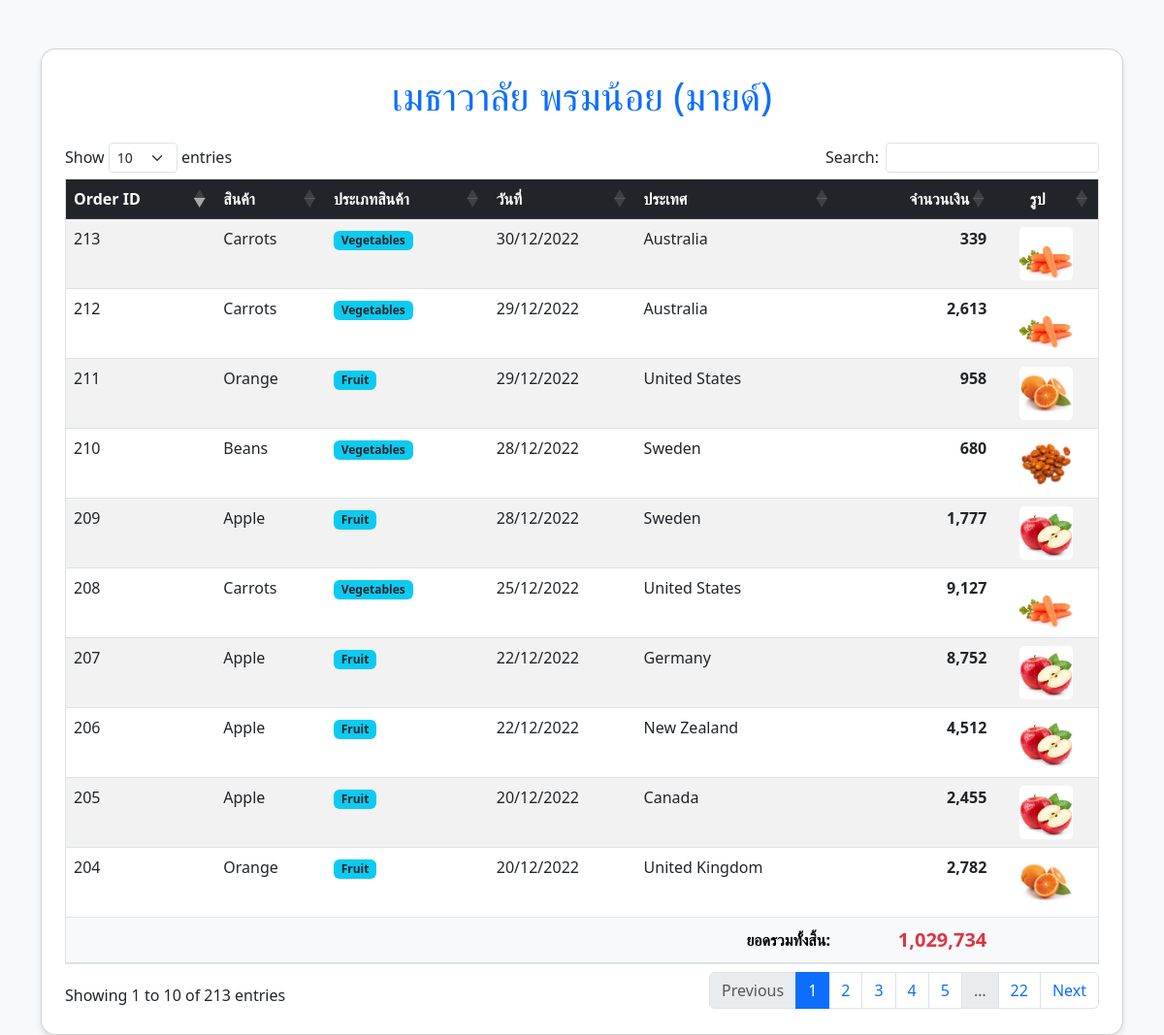
Screenshot of /c.php with the database file from the repository.
### tables this page shows
CREATE TABLE `popsupermarket` (
  `p_order_id` int(11) NOT NULL,
  `p_product_name` varchar(100) NOT NULL,
  `p_category` varchar(100) NOT NULL,
  `p_date` date NOT NULL,
  `p_country` varchar(100) NOT NULL,
  `p_amount` int(9) NOT NULL
);

### c.php (the view, shortened to what this page needs)
<!doctype html>
<html lang="th">
<head>
    <link href="https://cdn.jsdelivr.net/npm/bootstrap@5.3.0/dist/css/bootstrap.min.css" rel="stylesheet">
    <link href="https://cdn.datatables.net/1.13.6/css/dataTables.bootstrap5.min.css" rel="stylesheet">
</head>
<body>
<div class="container">
    <div class="card p-4">
        <h1 class="text-center mb-4 text-primary">เมธาวาลัย พรมน้อย (มายด์)</h1>
        <div class="table-responsive">
            <table id="myTable" class="table table-striped table-hover border">
                <thead class="table-dark">
                    <tr>
                        <th>Order ID</th>
                        <th>สินค้า</th>
                        <th>ประเภทสินค้า</th>
                        <th>วันที่</th>
                        <th>ประเทศ</th>
                        <th class="text-end">จำนวนเงิน</th>
                        <th class="text-center">รูป</th>
                    </tr>
                </thead>
                <tbody>
                <?php
                    include_once("connectdb.php");
                    $sql = "SELECT * FROM `popsupermarket` ORDER BY p_order_id DESC";
                    $rs = mysqli_query($conn, $sql);
                    $total = 0;
                    while ($data = mysqli_fetch_array($rs)){
                        $total += $data['p_amount'];
                ?>
                <tr>
                    <td><?php echo $data['p_order_id'];?></td>
                    <td><?php echo $data['p_product_name'];?></td>
                    <td><span class="badge bg-info text-dark"><?php echo $data['p_category'];?></span></td>
                    <td><?php echo date('d/m/Y', strtotime($data['p_date']));?></td>
                    <td><?php echo $data['p_country'];?></td>
                    <td align="right" class="fw-bold"><?php echo number_format($data['p_amount'], 0);?></td>
                    <td align="center">
                        <img src="<?php echo $data['p_product_name'];?>.jpg"
                             width="55" height="55"
                             alt="product"
                             onerror="this.src='https://via.placeholder.com/55?text=No+Img'">
                    </td>
                </tr>
                <?php } ?>
                </tbody>
                <tfoot class="table-light">
                    <tr>
                        <th colspan="5" class="text-end">ยอดรวมทั้งสิ้น:</th>
                        <th class="text-end text-danger fs-5"><?php echo number_format($total, 0);?></th>
                        <th></th>
                    </tr>
                </tfoot>
            </table>
        </div>
    </div>
</div>
</body>
</html>

### c.php (style rules this page uses)
body { background-color: #f8f9fa; padding-top: 50px; }
.card { border-radius: 15px; box-shadow: 0 4px 6px rgba(0,0,0,0.1); }
.table img { border-radius: 5px; object-fit: cover; }

### rows the page displays
popsupermarket: p_order_id "213", p_product_name "Carrots", p_category "Vegetables", p_date "30/12/2022", p_country "Australia", p_amount "339", p_product_name (picture)
popsupermarket: p_order_id "212", p_product_name "Carrots", p_category "Vegetables", p_date "29/12/2022", p_country "Australia", p_amount "2,613", p_product_name (picture)
popsupermarket: p_order_id "211", p_product_name "Orange", p_category "Fruit", p_date "29/12/2022", p_country "United States", p_amount "958", p_product_name (picture)
popsupermarket: p_order_id "210", p_product_name "Beans", p_category "Vegetables", p_date "28/12/2022", p_country "Sweden", p_amount "680", p_product_name (picture)
popsupermarket: p_order_id "209", p_product_name "Apple", p_category "Fruit", p_date "28/12/2022", p_country "Sweden", p_amount "1,777", p_product_name (picture)
popsupermarket: p_order_id "208", p_product_name "Carrots", p_category "Vegetables", p_date "25/12/2022", p_country "United States", p_amount "9,127", p_product_name (picture)
popsupermarket: p_order_id "207", p_product_name "Apple", p_category "Fruit", p_date "22/12/2022", p_country "Germany", p_amount "8,752", p_product_name (picture)
popsupermarket: p_order_id "206", p_product_name "Apple", p_category "Fruit", p_date "22/12/2022", p_country "New Zealand", p_amount "4,512", p_product_name (picture)
popsupermarket: p_order_id "205", p_product_name "Apple", p_category "Fruit", p_date "20/12/2022", p_country "Canada", p_amount "2,455", p_product_name (picture)
popsupermarket: p_order_id "204", p_product_name "Orange", p_category "Fruit", p_date "20/12/2022", p_country "United Kingdom", p_amount "2,782", p_product_name (picture)

### other values shown
$total "1,029,734"
